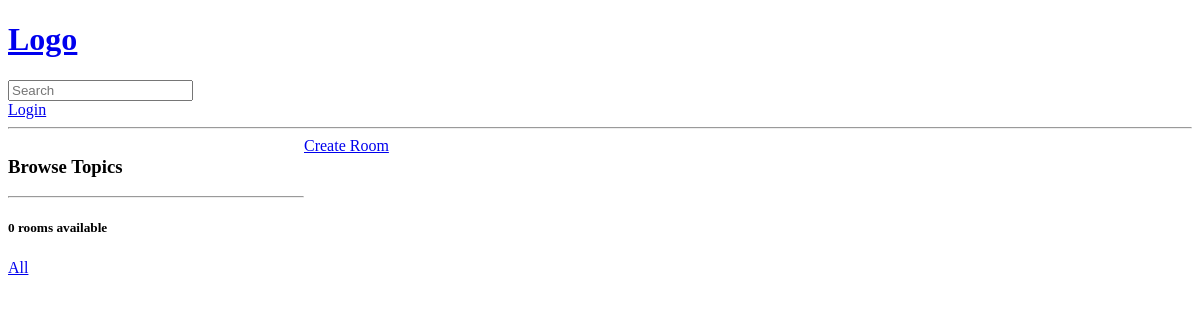
The app's page /?q=Django, older data.
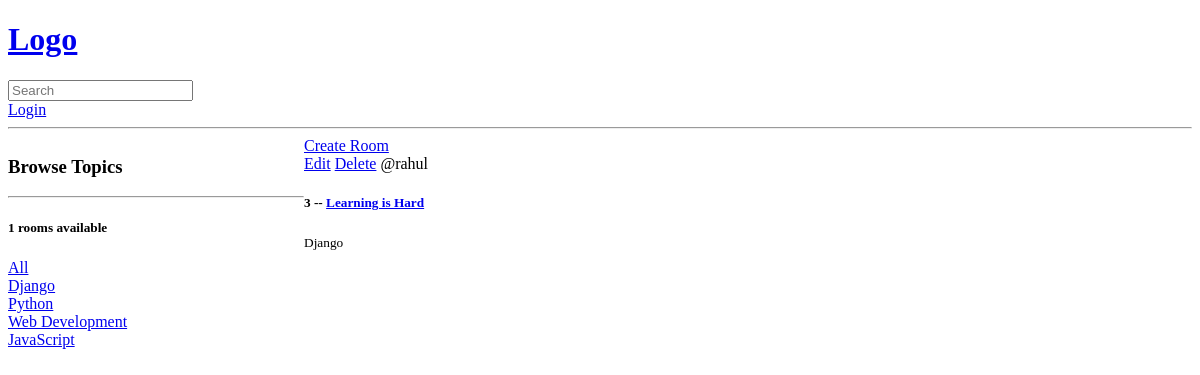
The same page, newer data.
### base/models.py (models this page shows, shortened)
class Topic(models.Model):
    name = models.CharField(max_length=200)

class Room(models.Model):
    host = models.ForeignKey(User, on_delete=models.SET_NULL,null=True, blank=True)
    topic =  models.ForeignKey(Topic, on_delete=models.SET_NULL,null=True, blank=True)
    name = models.CharField(max_length=200)
    description = models.TextField(null=True, blank=True)
    updated = models.DateTimeField(auto_now=True)
    created = models.DateTimeField(auto_now_add=True)
    class Meta:
        ordering = ['-updated','-created']

### base/views.py (the view)
# urls.py: path('',views.home,name='home'),
def home(request):
    q = request.GET.get('q') if request.GET.get('q') != None else ''
    rooms = Room.objects.filter(
        Q(topic__name__icontains=q) |
        Q(name__icontains=q) |
        Q(description__icontains=q)
        )
    topics = Topic.objects.all()
    room_count = rooms.count()
    context = {'rooms':rooms,'topics':topics,'room_count':room_count}
    return render(request, 'base/home.html',context)

### base/templates/base/home.html (shortened to what this page needs)
{% extends 'main.html' %}
{%block content%}
<div class="home-container">
    <div>
        <h3>Browse Topics</h3>
        <hr>
        <div>
            <h5>{{room_count}} rooms available</h5>
            <a href="{%url 'home'%}"> All </a>
        </div>
        {%for topic in topics %}
             <div>
                <a href="{%url 'home'%}?q={{topic.name}}">{{ topic.name }}</a>
             </div>
        {%endfor%}
    </div>
    <div>
        <a href="{%url 'create_room'%}">Create Room</a>
        <div>
            {% for room in rooms%}
                <div>
                    <a href="{% url 'update_room' room.id%}">Edit</a>
                    <a href="{%url 'delete_room' room.id%}">Delete</a>
                    <span>@{{ room.host }}</span>
                    <h5>{{ room.id }} -- <a href="/room/{{ room.id }}/">{{ room.name }}</a></h5>
                    <small>{{ room.topic.name }}</small>
            {% endfor%}
        </div>
    </div>
</div>
{%endblock content%}

### templates/main.html (shortened to what this page needs)
<!DOCTYPE html>
<html>
    <head>
    </head>
    <body>
        {% include 'navbar.html' %}
        {% block content %}
        {% endblock %}
    </body>
</html>

### templates/navbar.html
<a href = "/">
    <h1>Logo</h1>
</a>
<form action="{%url 'home'%}" method="GET">
    <input type="text" name="q" placeholder="Search"/>
</form>
{% if request.user.is_authenticated%}
<a href="{% url 'logout' %}">Logout</a>
{% else %}
<a href="{% url 'login' %}">Login</a>
{% endif %}
<hr>

### base/templates/base/home.html (style rules this page uses)
.home-container { display: grid; grid-template-columns: 1fr 3fr; }

Row changes from the older to the newer data that the page shows:
added Topic: name "Django"
added Topic: name "Python"
added Topic: name "Web Development"
added Topic: name "JavaScript"
added Room: host "rahul", id "3", name "Learning is Hard", topic.name "Django"
Text that changed along with them:
{{ room_count }}: "0" → "1"
